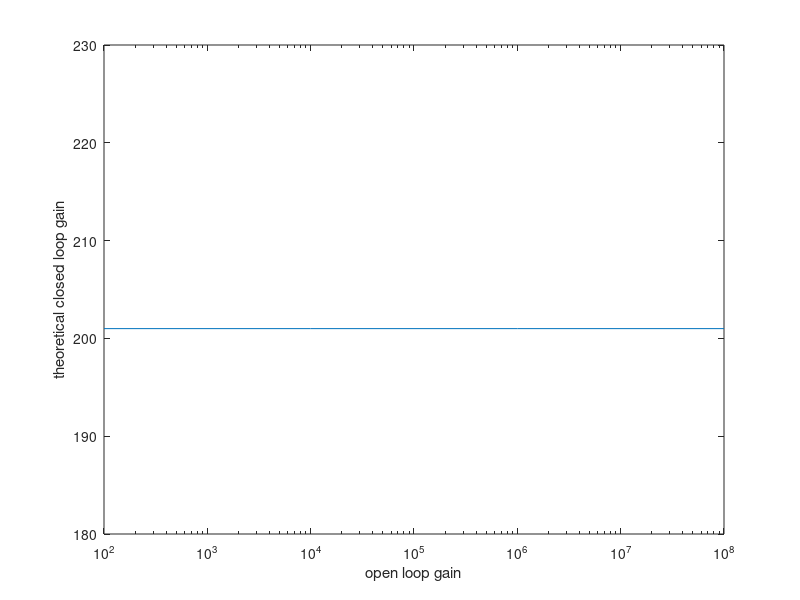
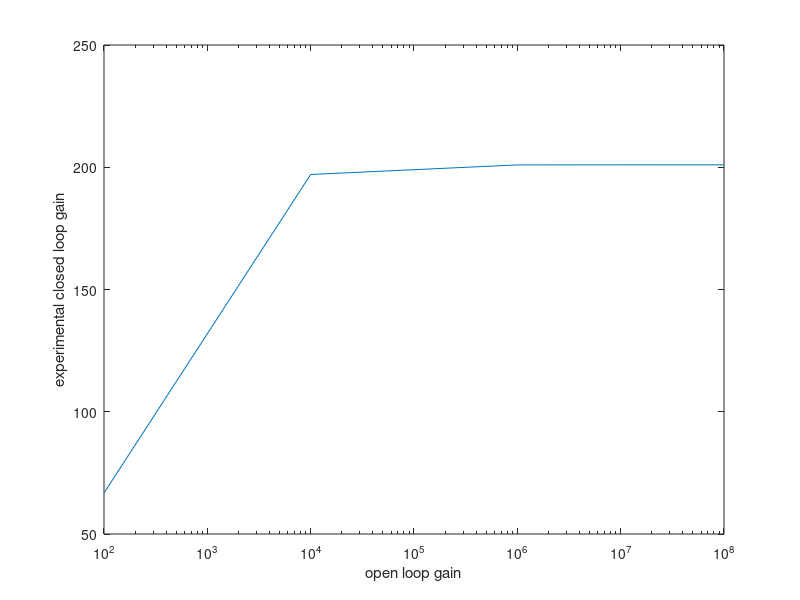
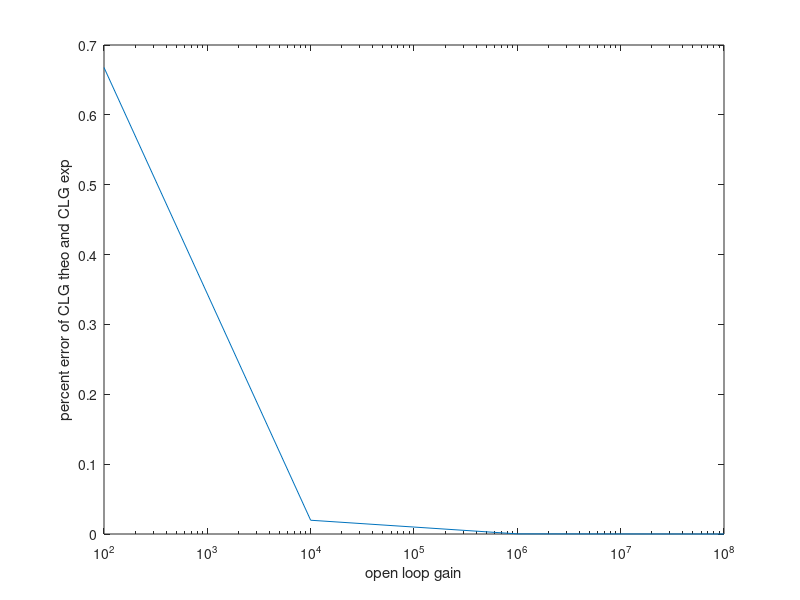

Write the MATLAB code that produced these figures, in order.
% Garrett Bondoc 012835431
% Jordan Hsu 013519127
% EE430 Lab 2

R1 = 0.5 * 10^3;
R2 = 100 * 10^3;
A = [10^2,10^4, 10^6, 10^8];
CLG_theo = 1 + (R2/R1);
CLG_exp = CLG_theo ./ (1 + (CLG_theo) ./ A);
percErr = abs((CLG_exp - CLG_theo)./CLG_theo);
figure
semilogx(A,[CLG_theo,CLG_theo,CLG_theo,CLG_theo])
xlabel('open loop gain')
ylabel('theoretical closed loop gain')
figure
semilogx(A,CLG_exp)
xlabel('open loop gain')
ylabel('experimental closed loop gain')
figure
semilogx(A,percErr)
xlabel('open loop gain')
ylabel('percent error of CLG theo and CLG exp')

